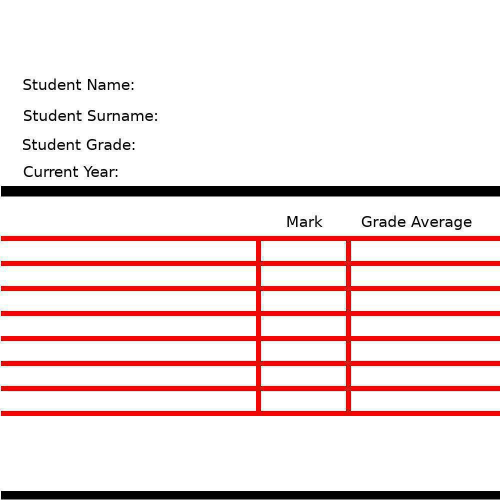
#> input picture src/images/rapport.jpg, 1000 x 1000 px (shown at 1/2 size)
$ python design_rapport.py src/images/rapport.jpg
#> lines starting #> are read from the running program, lines starting #| are printed output that depends on the picture
from PIL import Image, ImageDraw, ImageFont
import datetime, textwrap, sys

print(sys.argv)

now = datetime.datetime.now()
imgRapport = Image.open('src/images/rapport.jpg')
#> imgRapport is the input picture: PIL image 1000x1000 RGB; mean R, G, B 240, 221.2, 220.8

draw = ImageDraw.Draw(imgRapport)
font_bold = ImageFont.truetype('src/fonts/roboto_medium.ttf', 60)
font_normal = ImageFont.truetype('src/fonts/roboto_regular.ttf', 35)

school_name = 'High School Van Rooisenveld'
student_name = 'Neil'
student_surname = 'Von Trador'
student_grade = 9
current_year = now.year

draw.text((110, 30), school_name, (0, 0, 0), font=font_bold)
draw.text((350, 147), student_name, (0, 0, 0), font=font_normal)
draw.text((350, 210), student_surname, (0, 0, 0), font=font_normal)
draw.text((350, 270), str(student_grade), (0, 0, 0), font=font_normal)
draw.text((350, 320), str(current_year), (0, 0, 0), font=font_normal)

subject_font = ImageFont.truetype('src/fonts/roboto_regular.ttf', 32)

subject_1 = 'Engineering and Graphics Design'
top = 480

draw.text((10, top), subject_1, (0, 0, 0), font=subject_font)
draw.text((10, top + 52), subject_1, (0, 0, 0), font=subject_font)
draw.text((10, top + 102), subject_1, (0, 0, 0), font=subject_font)
draw.text((10, top + 152), subject_1, (0, 0, 0), font=subject_font)
draw.text((10, top + 202), subject_1, (0, 0, 0), font=subject_font)
draw.text((10, top + 252), subject_1, (0, 0, 0), font=subject_font)
draw.text((10, top + 302), subject_1, (0, 0, 0), font=subject_font)

mark_font = ImageFont.truetype('src/fonts/roboto_medium.ttf', 37)

mark_1 = 55
right = 580

draw.text((right, top), str(mark_1), (0, 0, 0), font=mark_font)
draw.text((right, top + 52), str(mark_1), (0, 0, 0), font=mark_font)
draw.text((right, top + 102), str(mark_1), (0, 0, 0), font=mark_font)
draw.text((right, top + 152), str(mark_1), (0, 0, 0), font=mark_font)
draw.text((right, top + 202), str(mark_1), (0, 0, 0), font=mark_font)
draw.text((right, top + 252), str(mark_1), (0, 0, 0), font=mark_font)
draw.text((right, top + 302), str(mark_1), (0, 0, 0), font=mark_font)

mark_1_avg = 60
right = 750

draw.text((right, top), str(mark_1_avg), (0, 0, 0), font=mark_font)
draw.text((right, top + 52), str(mark_1_avg), (0, 0, 0), font=mark_font)
draw.text((right, top + 102), str(mark_1_avg), (0, 0, 0), font=mark_font)
draw.text((right, top + 152), str(mark_1_avg), (0, 0, 0), font=mark_font)
draw.text((right, top + 202), str(mark_1_avg), (0, 0, 0), font=mark_font)
draw.text((right, top + 252), str(mark_1_avg), (0, 0, 0), font=mark_font)
draw.text((right, top + 302), str(mark_1_avg), (0, 0, 0), font=mark_font)

message_font = ImageFont.truetype('src/fonts/roboto_medium.ttf', 30)

my_wrap = textwrap.TextWrapper(width = 70)
extra_notes = f'{student_name} {student_surname} has passed grade {student_grade} with average marks and is promoted to grade {student_grade + 1}. Good job, welcome to the grade {student_grade + 1} class of {current_year + 1}.'

draw.text((10, 850), my_wrap.fill(text = extra_notes), (0, 0, 0), font=message_font)

imgRapport.show()
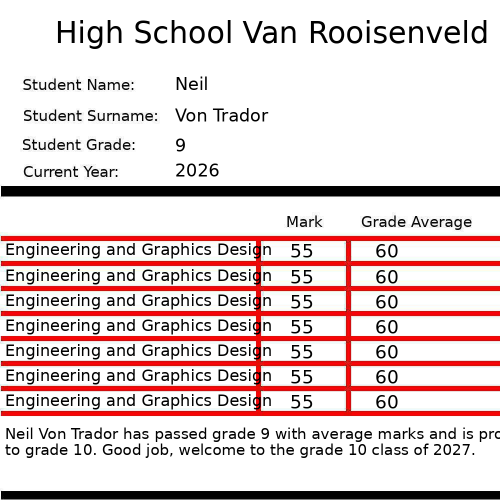
#> shown: PIL image 1000x1000 RGB (shown at 1/2 size); mean R, G, B 225.4, 206.8, 206.3
